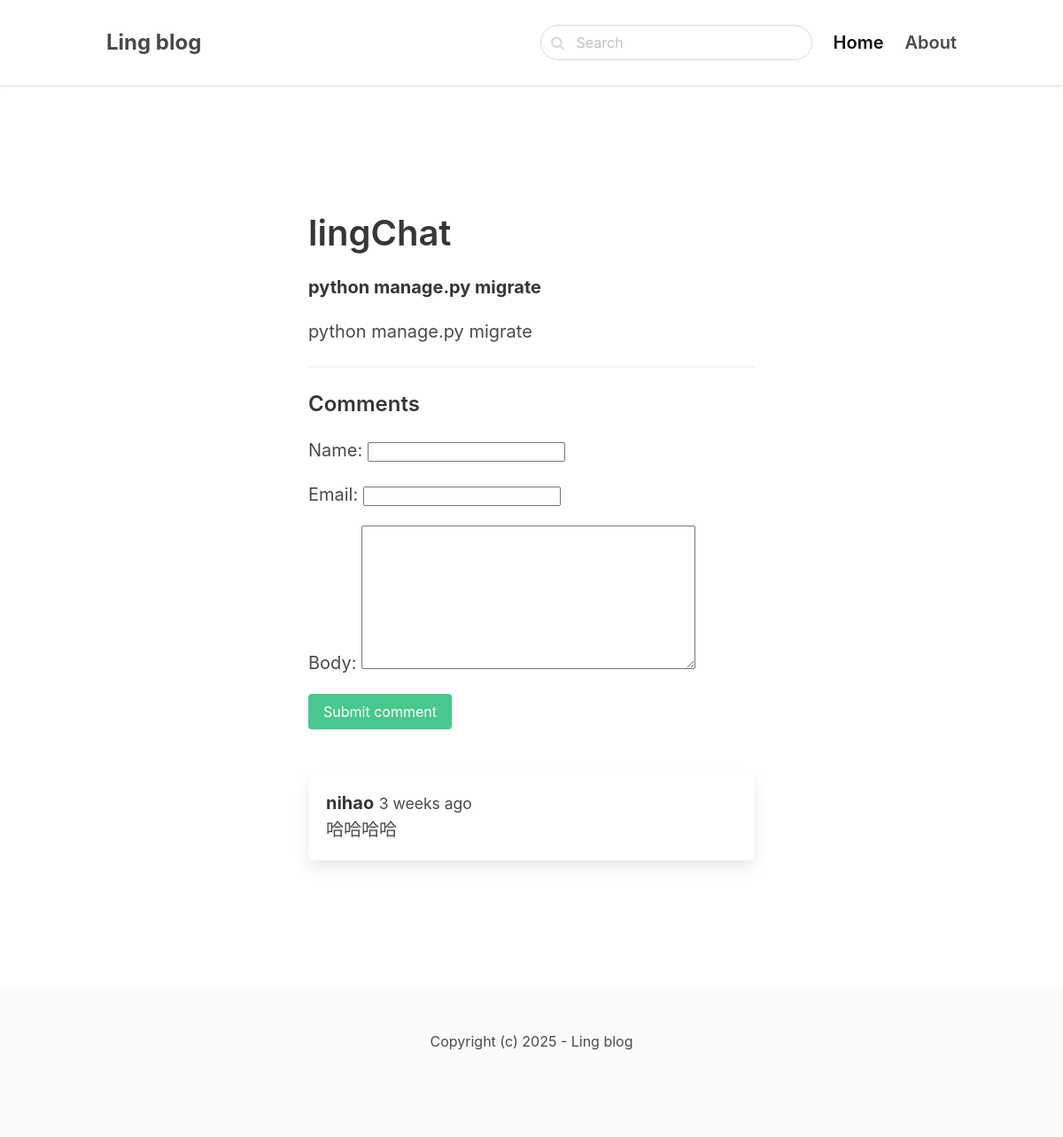
Page /acm/ling-chat on the committed database.
### blog/models.py (models this page shows, shortened)
class Post(models.Model):
    ACTIVE = 'active'
    DRAFT = 'draft'
    CHOICES_STATUS = (
        (ACTIVE, '发布'),
        (DRAFT, '草稿')
    )
    status = models.CharField(
        max_length=10,
        choices=CHOICES_STATUS,
        default=DRAFT  # 默认草稿
    )
    category = models.ForeignKey(Category, related_name='posts', on_delete=models.CASCADE)
    title = models.CharField(max_length=255)
    slug = models.SlugField(unique=True)  # 确保唯一性
    intro = models.TextField()
    body = models.TextField()
    created_time = models.DateTimeField(auto_now_add=True)
    image = models.ImageField(upload_to='uploads/', blank=True, null=True)
    class Meta:
        ordering = ('-created_time',)

class Comment(models.Model):
    post = models.ForeignKey(Post, related_name='comments', on_delete=models.CASCADE)
    name = models.CharField(max_length=255)
    email = models.EmailField()
    body = models.TextField()
    created_time = models.DateTimeField(auto_now_add=True)

### blog/views.py (the view)
# urls.py: path('<slug:category_slug>/<slug:slug>',views.detail,name='post_detail'),
def detail(request,category_slug ,slug):
    post = get_object_or_404(Post, slug=slug)
    post.body = markdown.markdown(post.body, extensions=['codehilite','fenced_code'])
    if request.method == 'POST':
        form = CommentForm(request.POST)
        if form.is_valid():
            comment = form.save(commit=False)
            comment.post = post
            comment.save()
            return redirect('post_detail', slug=slug)
    else:
        form = CommentForm()
    return render(request, 'blog/detail.html', {'post': post, 'form': form})

### blog/forms.py
class CommentForm (forms.ModelForm):
    class Meta:
        model = Comment
        fields = ('name','email','body')

### blog/templates/blog/detail.html (shortened to what this page needs)
{% extends 'core/base.html' %}
{% block content %}
<section class="hero">
    <div class="hero-body">
        <div class="container">
            <section class="section">
                <div class="columns">
                    <div class="column is-8 is-offset-2">
                        <div class="content is-medium">
                            <h1 class="title">{{ post.title }}</h1>
                            <p><strong>{{ post.intro }}</strong></p>
                            <div>{{ post.body|safe }}</div>
                            <hr>
                            <h2 class="subtitle is-4">Comments</h2>
                            <form method="post" class="mb-6">
                                {{ form.as_p }}
                                <div class="field">
                                    <div class="control">
                                        <button class="button is-success">Submit comment</button>
                                    </div>
                                </div>
                            </form>
                            {% for comment in post.comments.all %}
                                <article class="media box">
                                    <div class="media-content">
                                        <strong>{{ comment.name }}</strong> <small>{{ comment.created_time|timesince }} ago</small><br>
                                        {{ comment.body }}
                                    </div>
                                </article>
                            {% endfor %}
                        </div>
                    </div>
                </div>
            </section>
        </div>
    </div>
</section>
{% endblock %}

### rows in the picture
Post: title "lingChat", intro "python manage.py migrate", body "python manage.py migrate"
Comment: name "nihao", created_time "3 weeks", body "哈哈哈哈"
